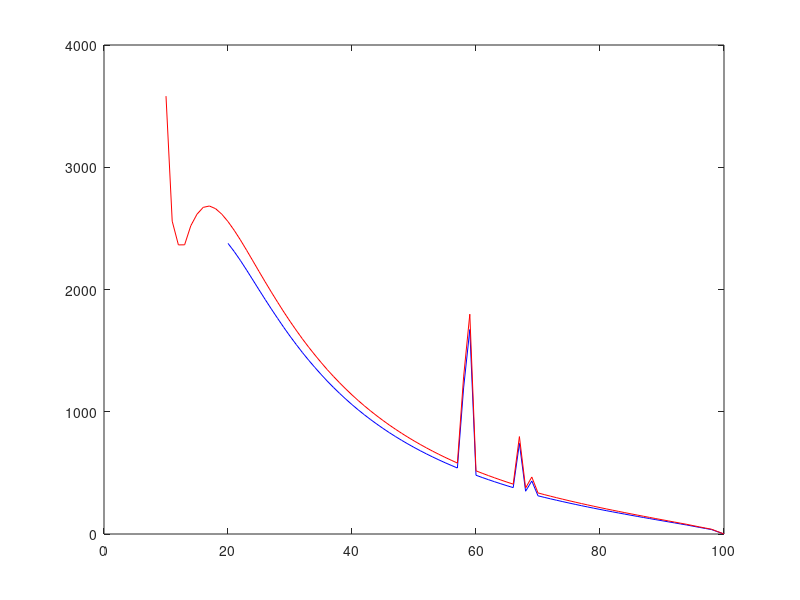
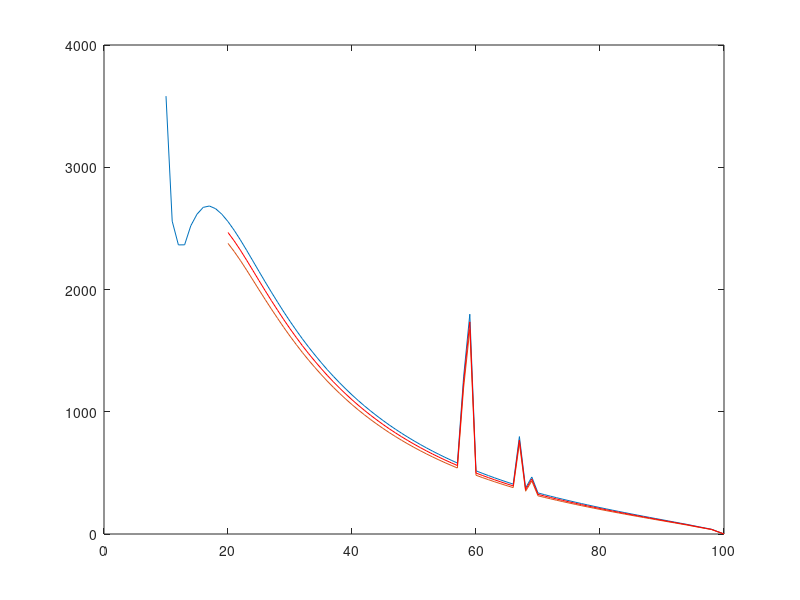

The MATLAB source for these figures, in order:
%% Calc counts from mean values of titlis and spectrum

detector_threshold = [20, 10]; % [keV]
mean_counts = [2*2.996*1e4, 2*4.553*1e4]; % [/pixel/sec] (expo times was 0.5 sec, thus double the count per second)


figure
colors = ['b', 'r'];
for ii=1:2
% Load spectrum
load spectrum
% Cut at threshold
threshold_index = find(energy==detector_threshold(ii));
energy = energy(threshold_index:end);
photons = photons(threshold_index:end);
% Normalize spectrum
photons_norm = photons/sum(photons);
% Multiply with calcs
photons = photons_norm * mean_counts(ii);

% figure(2*ii)
% plot(energy, photons_norm)
% figure(2*ii+14)
% plot(energy, photons, 'r')

plot(energy, photons, colors(ii))
hold on

save(['spectrum_', num2str(detector_threshold(ii)), 'keV'], 'energy', 'photons')
end

%% Take mean of both calcs

load spectrum_20keV
energy_20kev = energy;
photons_20keV = photons;
load spectrum_10keV
energy_10kev = energy;
photons_10keV = photons;

figure
plot(energy_10kev, photons_10keV)
hold on
plot(energy_20kev, photons_20keV)

start_energy_index = find(energy_10kev==energy_20kev(1));

mean_counts = mean([photons_10keV(start_energy_index:end), photons_20keV],2);

plot(energy_20kev, mean_counts, 'gr')

energy = energy_20kev;
photons = mean_counts;
save('spectrum_mean', 'energy', 'photons')

% csvwrite('Comet100kV_counts.csv',[energy, photons])
% csvwrite('Comet100kV_counts_10keV.csv',[energy_10kev, photons_10keV])
% csvwrite('Comet100kV_counts_20keV.csv',[energy_20kev, photons_20keV])